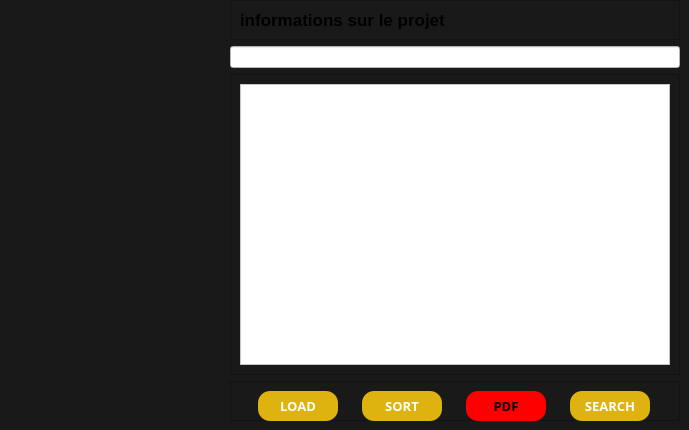
           <widget class="QWidget" name="tab_33">
            <property name="styleSheet">
             <string notr="true">background-color: #191919;</string>
            </property>
            <attribute name="title">
             <string>INFORMATION</string>
            </attribute>
            <widget class="QWidget" name="widget_43" native="true">
             <property name="geometry">
              <rect>
               <x>230</x>
               <y>0</y>
               <width>450</width>
               <height>421</height>
              </rect>
             </property>
             <property name="minimumSize">
              <size>
               <width>405</width>
               <height>0</height>
              </size>
             </property>
             <property name="maximumSize">
              <size>
               <width>450</width>
               <height>16777215</height>
              </size>
             </property>
             <layout class="QVBoxLayout" name="verticalLayout_82">
              <item>
               <widget class="QFrame" name="frame_83">
                <property name="frameShape">
                 <enum>QFrame::StyledPanel</enum>
                </property>
                <property name="frameShadow">
                 <enum>QFrame::Raised</enum>
                </property>
                <layout class="QHBoxLayout" name="horizontalLayout_85">
                 <item alignment="Qt::AlignLeft">
                  <widget class="QLabel" name="label_236">
                   <property name="font">
                    <font>
                     <pointsize>13</pointsize>
                     <weight>75</weight>
                     <bold>true</bold>
                    </font>
                   </property>
                   <property name="text">
                    <string>informations sur le projet</string>
                   </property>
                  </widget>
                 </item>
                </layout>
               </widget>
              </item>
              <item>
               <widget class="QLineEdit" name="lineEdit_36">
                <property name="styleSheet">
                 <string notr="true">background-color:white;</string>
                </property>
               </widget>
              </item>
              <item>
               <widget class="QFrame" name="frame_84">
                <property name="frameShape">
                 <enum>QFrame::StyledPanel</enum>
                </property>
                <property name="frameShadow">
                 <enum>QFrame::Raised</enum>
                </property>
                <layout class="QVBoxLayout" name="verticalLayout_83">
                 <item>
                  <widget class="QTableView" name="tableView_2">
                   <property name="styleSheet">
                    <string notr="true">background-color: rgb(255, 255, 255);
color : black;</string>
                   </property>
                  </widget>
                 </item>
                </layout>
               </widget>
              </item>
              <item>
               <widget class="QFrame" name="frame_85">
                <property name="minimumSize">
                 <size>
                  <width>0</width>
                  <height>40</height>
                 </size>
                </property>
                <property name="maximumSize">
                 <size>
                  <width>16777215</width>
                  <height>40</height>
                 </size>
                </property>
                <property name="frameShape">
                 <enum>QFrame::StyledPanel</enum>
                </property>
                <property name="frameShadow">
                 <enum>QFrame::Raised</enum>
                </property>
                <layout class="QHBoxLayout" name="horizontalLayout_14">
                 <item>
                  <widget class="QPushButton" name="pushButton_149">
                   <property name="minimumSize">
                    <size>
                     <width>80</width>
                     <height>30</height>
                    </size>
                   </property>
                   <property name="maximumSize">
                    <size>
                     <width>80</width>
                     <height>30</height>
                    </size>
                   </property>
                   <property name="font">
                    <font>
                     <family>Segoe UI Black</family>
                     <pointsize>10</pointsize>
                     <weight>75</weight>
                     <bold>true</bold>
                    </font>
                   </property>
                   <property name="styleSheet">
                    <string notr="true">background-color: #deb30f;
color:white;
border-radius: 12px;</string>
                   </property>
                   <property name="text">
                    <string>LOAD</string>
                   </property>
                  </widget>
                 </item>
                 <item>
                  <widget class="QPushButton" name="pushButton_150">
                   <property name="minimumSize">
                    <size>
                     <width>80</width>
                     <height>30</height>
                    </size>
                   </property>
                   <property name="maximumSize">
                    <size>
                     <width>80</width>
                     <height>30</height>
                    </size>
                   </property>
                   <property name="font">
                    <font>
                     <family>Segoe UI Black</family>
                     <pointsize>10</pointsize>
                     <weight>75</weight>
                     <bold>true</bold>
                    </font>
                   </property>
                   <property name="styleSheet">
                    <string notr="true">background-color: #deb30f;
color:white;
border-radius: 12px;</string>
                   </property>
                   <property name="text">
                    <string>SORT</string>
                   </property>
                  </widget>
                 </item>
                 <item>
                  <widget class="QPushButton" name="pushButton_151">
                   <property name="minimumSize">
                    <size>
                     <width>80</width>
                     <height>30</height>
                    </size>
                   </property>
                   <property name="maximumSize">
                    <size>
                     <width>80</width>
                     <height>30</height>
                    </size>
                   </property>
                   <property name="font">
                    <font>
                     <family>Segoe UI Black</family>
                     <pointsize>10</pointsize>
                     <weight>75</weight>
                     <bold>true</bold>
                    </font>
                   </property>
                   <property name="styleSheet">
                    <string notr="true">background-color:red;
border-radius: 12px;</string>
                   </property>
                   <property name="text">
                    <string>PDF</string>
                   </property>
                  </widget>
                 </item>
                 <item>
                  <widget class="QPushButton" name="pushButton_152">
                   <property name="minimumSize">
                    <size>
                     <width>80</width>
                     <height>30</height>
                    </size>
                   </property>
                   <property name="maximumSize">
                    <size>
                     <width>80</width>
                     <height>30</height>
                    </size>
                   </property>
                   <property name="font">
                    <font>
                     <family>Segoe UI Black</family>
                     <pointsize>10</pointsize>
                     <weight>75</weight>
                     <bold>true</bold>
                    </font>
                   </property>
                   <property name="styleSheet">
                    <string notr="true">background-color: #deb30f;
color:white;
border-radius: 12px;</string>
                   </property>
                   <property name="text">
                    <string>SEARCH</string>
                   </property>
                  </widget>
                 </item>
                </layout>
               </widget>
              </item>
             </layout>
            </widget>
           </widget>
